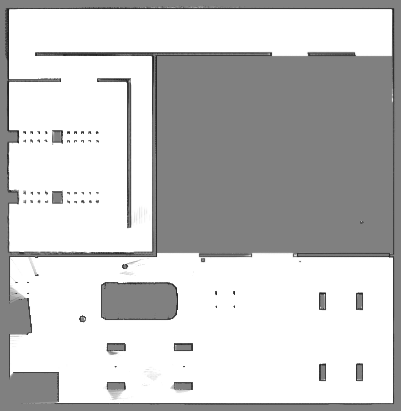
#> input picture src/final_slam/maps/carto_map_2d.pgm, 401 x 411 px
$ python map_fusion.py
#> lines starting #> are read from the running program, lines starting #| are printed output that depends on the picture; after the words box and inside, x2 and y2 are one past the last pixel; in counts of white or black regions, pixels touching at a corner belong together
import cv2
import numpy as np

# Read the two PGM maps
map1 = cv2.imread('../maps/carto_map_2d.pgm', cv2.IMREAD_GRAYSCALE)
#> map1 is the input picture: shape (411, 401); min 32, max 255, mean 197.3
map2 = cv2.imread('../maps/fast_lio_map.pgm', cv2.IMREAD_GRAYSCALE)
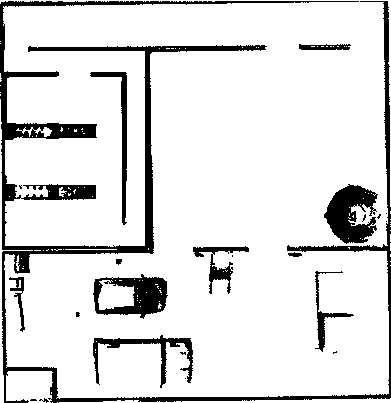
#> input picture src/final_slam/maps/fast_lio_map.pgm, 391 x 403 px
#> map2: shape (403, 391); values 0 (black) and 254 (white), 87.5% white; 23 black regions (12 under 20 px), largest, box (x1, y1, x2, y2) and area: (0, 1, 391, 403) 12166, (324, 184, 378, 244) 1980, (93, 274, 168, 319) 1749

# Processing Cartographer Map
_, map1 = cv2.threshold(map1, 200, 255, cv2.THRESH_BINARY)
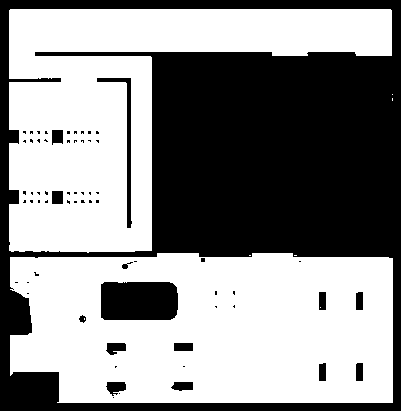
#> map1: shape (411, 401); 56.3% white; 66 black regions (51 under 20 px), largest, box (x1, y1, x2, y2) and area: (0, 0, 401, 411) 66502, (101, 282, 178, 320) 2856, (97, 78, 132, 228) 724


# Processing Fast LIO Map
edges = cv2.Canny(map2, 100, 200)
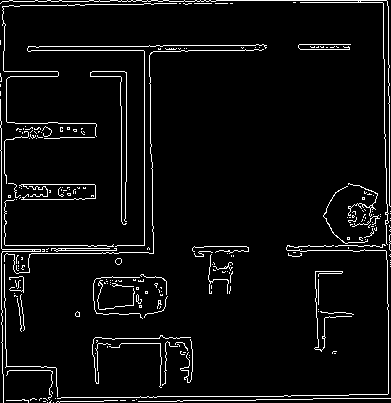
#> edges: shape (403, 391); 5.1% white in thin lines or dots
kernel = np.ones((5, 5), np.uint8)
dilated_edges = cv2.dilate(edges, kernel)
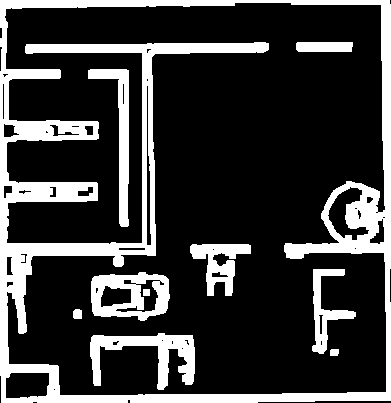
#> dilated_edges: shape (403, 391); 22.8% white; 10 white regions, largest, box (x1, y1, x2, y2) and area: (0, 0, 391, 403) 25944, (90, 333, 195, 390) 2473, (91, 272, 170, 321) 2244
lines = cv2.HoughLines(edges, 1, np.pi / 180, threshold=100)
#> lines = 29 rows, first 8: [-382, 3.12], [0, 1.57], [6, 1.55], [144, 0], [1, 0], [404, 1.55], [50, 1.57], [388, 0]

# Finding the rotation angle
bottom_line = None
bottom_y = -float('inf')
for line in lines:
    rho, theta = line[0]
    a = np.cos(theta)
    b = np.sin(theta)
    x0 = a * rho
    y0 = b * rho
    y1 = int(y0 + 1000 * (a))
    if y1 > bottom_y:
        bottom_y = y1
        bottom_line = line
#> this loop made 29 passes
#> (rho, theta, a, b, x0, y0, y1, bottom_y) on passes 1, 2, 3, 4, 26: (-382, 3.12, -1, 0.0175, 381.9, -6.67, -1006, -1006), (0, 1.57, -4.37e-08, 1, 0, 0, 0, 0), (6, 1.55, 0.0175, 1, 0.105, 6, 23, 23), (144, 0, 1, 0, 144, 0, 1000, 1000), (392, 0.0175, 1, 0.0175, 391.9, 6.84, 1006, 1006)
#> (rho, theta, a, b, x0, y0, y1) on passes 5 to 10: (1, 0, 1, 0, 1, 0, 1000), (404, 1.55, 0.0175, 1, 7.05, 403.9, 421), (50, 1.57, -4.37e-08, 1, -2.19e-06, 50, 49), (388, 0, 1, 0, 388, 0, 1000), (245, 1.57, -4.37e-08, 1, -1.07e-05, 245, 244), (250, 1.57, -4.37e-08, 1, -1.09e-05, 250, 249)
#> after the loop, bottom_y = 1006
angle = np.degrees(bottom_line[0][1])
#> angle = 1
adjusted_angle = 360 - angle
#> adjusted_angle = 359

# Rotating Fast LIO Map
rows, cols = map2.shape
#> rows = 403; cols = 391
M = cv2.getRotationMatrix2D((cols / 2, rows / 2), adjusted_angle, 1)
#> M = [[1, -0.0175, 3.55], [0.0175, 1, -3.38]]
map2 = cv2.warpAffine(map2, M, (cols, rows))
border_size = 5
map2 = cv2.copyMakeBorder(map2, border_size, border_size, border_size, border_size, cv2.BORDER_CONSTANT, value=0)
#> map2: shape (413, 401)


# Map Fusion
map2 = cv2.resize(map2, (map1.shape[1], map1.shape[0]))
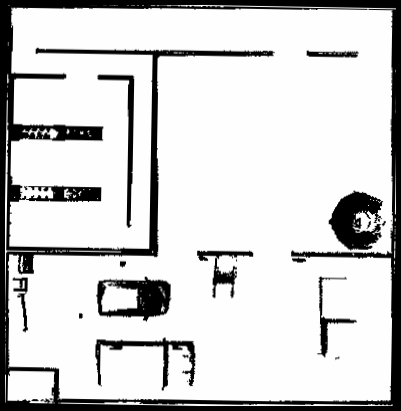
#> map2: shape (411, 401); min 0, max 254, mean 209.6
# cv2.imwrite('adjusted_map.png', map2)
alpha = 0.5  # Blend weight, adjustable
fusion_map = cv2.addWeighted(map1, alpha, map2, 1-alpha, 0)
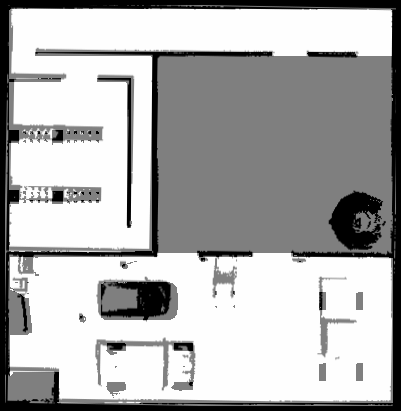
#> fusion_map: shape (411, 401); min 0, max 254, mean 176.4
_, fusion_map = cv2.threshold(fusion_map, 200, 255, cv2.THRESH_BINARY)
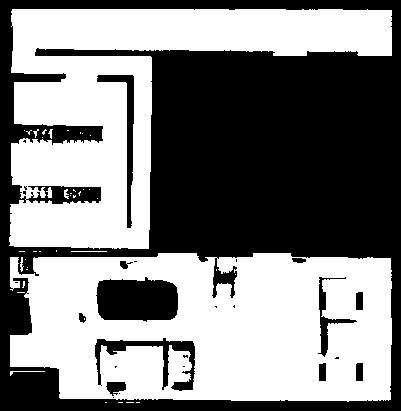
#> fusion_map: shape (411, 401); 51.4% white; 26 black regions (14 under 20 px), largest, box (x1, y1, x2, y2) and area: (0, 0, 401, 411) 73152, (96, 277, 178, 322) 3116, (95, 338, 195, 391) 1420

# Saving the fused map
cv2.imwrite('../maps/fusion_map.pgm', fusion_map)
